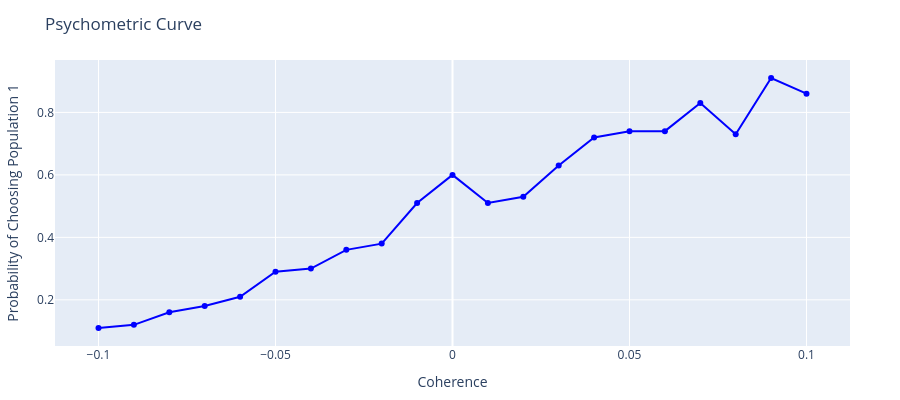
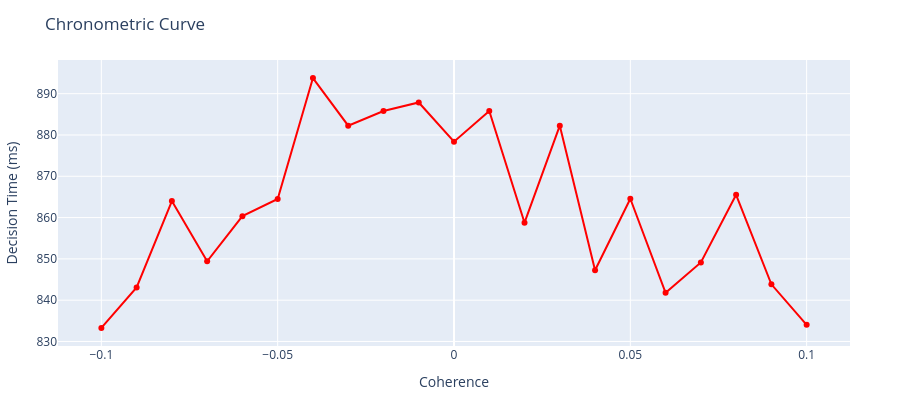

The code cell stored with these charts, in order, in its notebook:
### Code cell
# Import necessary packages
using Random
using Statistics
using PlotlyJS

# Set random seed for reproducibility
Random.seed!(1234)

# Simulation Parameters
dt = 0.5                        # Time step (ms)
t_max = 3000.0                  # Total simulation time (ms)
time = 0.0:dt:t_max             # Time vector
n_time_steps = length(time)

# Model Parameters
# Time Constants
τ_NMDA = 100.0                  # NMDA synaptic time constant (ms)
τ_AMPA = 2.0                    # AMPA synaptic time constant (ms)

# Synaptic Efficacies
J_N = 0.2609                    # Recurrent NMDA excitation strength
J_N_cross = 0.0497              # Cross NMDA excitation

# NMDA Gain Factor
γ = 0.641                       # NMDA receptor gain factor

# External Inputs
I_0 = 0.3255                    # Baseline external input (nA)
μ0 = 30                         # Hz, mean input
J_Input = 5.2e-4                # Input excitation
coherence_levels = 0.0:0.01:0.1 # Coherence levels (0 to 1)
stim_start = 500.0              # Stimulus onset time (ms)
stim_end = 2000.0               # Stimulus offset time (ms)

# Noise Parameters
σ_I = 0.02                      # Reduced standard deviation of input noise (nA)

# Define transfer function H(I)
# F-I Curve Parameters (Excitatory Neurons)
a = 270.0                       # (Hz/nA)
b = 108.0                       # (Hz)
d = 0.154                       # (s)
function H(I)
    I_eff = a * I - b
    return I_eff / (1.0 - exp(-d * I_eff))
end

# Function to run a single simulation
function run_simulation(coherence)
    # Initialize variables
    S1 = zeros(n_time_steps)        # Synaptic gating variable for Population 1
    S2 = zeros(n_time_steps)        # Synaptic gating variable for Population 2
    r1 = zeros(n_time_steps)        # Firing rate of Population 1
    r2 = zeros(n_time_steps)        # Firing rate of Population 2
    I1 = zeros(n_time_steps)        # Total input current to Population 1
    I2 = zeros(n_time_steps)        # Total input current to Population 2

    # Stimulus input to Population 1&2
    I_stim_1 = J_Input * μ0 * (1 + coherence)
    I_stim_2 = J_Input * μ0 * (1 - coherence)

    # Precompute external inputs
    I_ext1 = fill(I_0, n_time_steps)
    I_ext2 = fill(I_0, n_time_steps)
    stim_indices = findall(t -> t >= stim_start && t <= stim_end, time)
    I_ext1[stim_indices] .+= I_stim_1
    I_ext2[stim_indices] .+= I_stim_2

    # Simulate the network dynamics
    I_noise1 = σ_I * randn()
    I_noise2 = σ_I * randn()
    S1[1] = S2[1] = 0.1
    decision_made = false
    decision_time = 0.0
    choice = 0

    for t in 1:n_time_steps-1
        # Compute noise terms
        I_noise1 = I_noise1 + dt / τ_AMPA * (-I_noise1) + sqrt(dt/τ_AMPA) * σ_I * randn()
        I_noise2 = I_noise2 + dt / τ_AMPA * (-I_noise2) + sqrt(dt/τ_AMPA) * σ_I * randn()

        # Compute total input currents
        I1[t] = J_N * S1[t] - J_N_cross * S2[t] + I_ext1[t] + I_noise1
        I2[t] = J_N * S2[t] - J_N_cross * S1[t] + I_ext2[t] + I_noise2

        # Compute firing rates
        r1[t] = H(I1[t])
        r2[t] = H(I2[t])
        r1[t] = r1[t] < 0 ? 0 : r1[t]
        r2[t] = r2[t] < 0 ? 0 : r2[t]

        # Update synaptic gating variables using Euler method with gamma_NMDA
        S1[t+1] = S1[t] + (- S1[t] / τ_NMDA + (1 - S1[t]) * γ * r1[t] / 1000) * dt
        S2[t+1] = S2[t] + (- S2[t] / τ_NMDA + (1 - S2[t]) * γ * r2[t] / 1000) * dt

        # Check for decision
        if !decision_made && (r1[t] > 15 || r2[t] > 15)
            decision_made = true
            decision_time = time[t]
            choice = r1[t] > r2[t] ? 1 : 2
        end
    end

    return decision_time, choice
end

# Run multiple simulations for different coherence levels
n_simulations = 100
decision_times = Dict{Float64, Vector{Float64}}()
choices = Dict{Float64, Vector{Int}}()
for coherence in coherence_levels
    decision_times[coherence] = Float64[]
    choices[coherence] = Int[]
    for _ in 1:n_simulations
        decision_time, choice = run_simulation(coherence)
        push!(decision_times[coherence], decision_time)
        push!(choices[coherence], choice)
    end
end

# Calculate psychometric and chronometric curves
psychometric_curve = [mean(choices[coherence] .== 1) for coherence in coherence_levels]
chronometric_curve = [mean(decision_times[coherence]) for coherence in coherence_levels]

# Plot psychometric curve
trace_psychometric = scatter(
    x = coherence_levels,
    y = psychometric_curve,
    mode = "lines+markers",
    name = "Psychometric Curve",
    line = attr(color = "blue", width = 2)
)

layout_psychometric = Layout(
    title = "Psychometric Curve",
    xaxis = attr(title = "Coherence"),
    yaxis = attr(title = "Probability of Choosing Population 1"),
    height = 400
)

fig_psychometric = Plot([trace_psychometric], layout_psychometric)
display(fig_psychometric)

# Plot chronometric curve
trace_chronometric = scatter(
    x = coherence_levels,
    y = chronometric_curve,
    mode = "lines+markers",
    name = "Chronometric Curve",
    line = attr(color = "red", width = 2)
)

layout_chronometric = Layout(
    title = "Chronometric Curve",
    xaxis = attr(title = "Coherence"),
    yaxis = attr(title = "Decision Time (ms)"),
    height = 400
)

fig_chronometric = Plot([trace_chronometric], layout_chronometric)
display(fig_chronometric)

### Figure 1 — Plotly figure (JSON) as saved in the notebook; plotly's stock layout.template omitted (floating-point values rounded to 4 significant figures)
{"data": [{"line": {"color": "blue", "width": 2}, "mode": "lines+markers", "name": "Psychometric Curve", "type": "scatter", "x": [-0.1, -0.09, -0.08, -0.07, -0.06, -0.05, -0.04, -0.03, -0.02, -0.01, 0, 0.01, 0.02, 0.03, 0.04, 0.05, 0.06, 0.07, 0.08, 0.09, 0.1], "y": [0.11, 0.12, 0.16, 0.18, 0.21, 0.29, 0.3, 0.36, 0.38, 0.51, 0.6, 0.51, 0.53, 0.63, 0.72, 0.74, 0.74, 0.83, 0.73, 0.91, 0.86]}], "layout": {"height": 400, "margin": {"b": 50, "l": 50, "r": 50, "t": 60}, "title": "Psychometric Curve", "xaxis": {"title": "Coherence"}, "yaxis": {"title": "Probability of Choosing Population 1"}}}

### Figure 2 — Plotly figure (JSON) as saved in the notebook; plotly's stock layout.template omitted (floating-point values rounded to 4 significant figures)
{"data": [{"line": {"color": "red", "width": 2}, "mode": "lines+markers", "name": "Chronometric Curve", "type": "scatter", "x": [-0.1, -0.09, -0.08, -0.07, -0.06, -0.05, -0.04, -0.03, -0.02, -0.01, 0, 0.01, 0.02, 0.03, 0.04, 0.05, 0.06, 0.07, 0.08, 0.09, 0.1], "y": [833.3, 843.1, 864, 849.4, 860.3, 864.5, 893.8, 882.2, 885.8, 887.9, 878.4, 885.8, 858.8, 882.3, 847.2, 864.6, 841.8, 849.1, 865.5, 843.8, 834.0]}], "layout": {"height": 400, "margin": {"b": 50, "l": 50, "r": 50, "t": 60}, "title": "Chronometric Curve", "xaxis": {"title": "Coherence"}, "yaxis": {"title": "Decision Time (ms)"}}}
